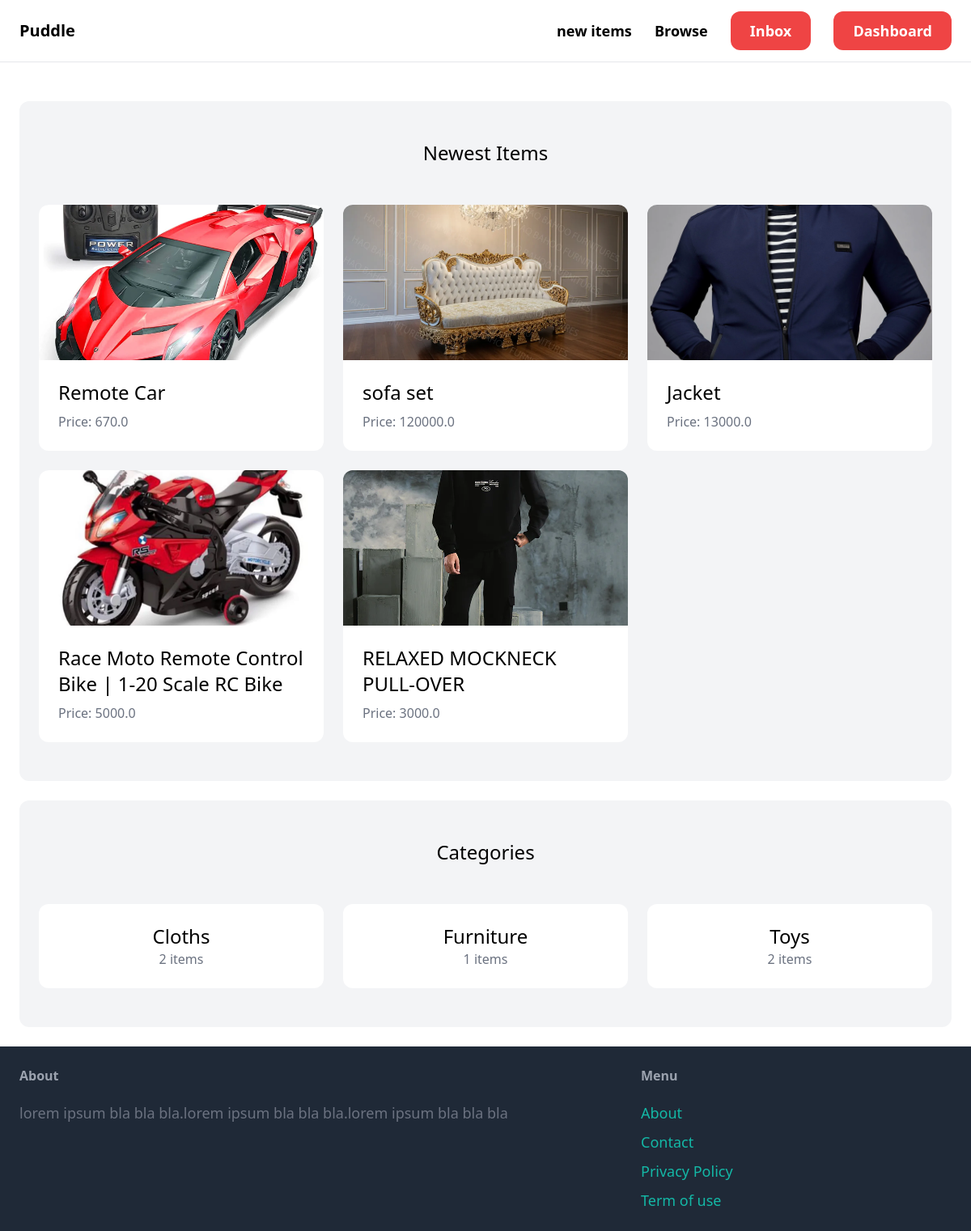
The app's page / (signed in) with its own data.
### item/models.py (models this page shows, shortened)
class Item(models.Model):
    Category=models.ForeignKey(Category,related_name='item',on_delete=models.CASCADE)
    name=models.CharField(max_length=255)
    description=models.TextField(blank=True,null=True)
    price=models.FloatField()
    image=models.ImageField(upload_to='items_images',blank=True,null=True)
    is_sold=models.BooleanField(default=False)
    created_by=models.ForeignKey(User,related_name='item',on_delete=models.CASCADE)
    created_at=models.DateTimeField(auto_now_add=True)

class Category(models.Model):
    name=models.CharField(max_length=255)
    class Meta:
        ordering=('name',)
        verbose_name_plural='Categories'

### core/views.py (the view)
# urls.py: path('',views.index,name='index'),
def index(request):
    items=Item.objects.filter(is_sold=False)[0:6]
    categories=Category.objects.all()
    return render(request,'core/index.html',{
                  'categories':categories,
                  'items':items
                  })

### core/templates/core/index.html (shortened to what this page needs)
{% extends "core/base.html" %}
{% block content %}
<div class="mt-6 px-6 py-12 bg-gray-100 rounded-xl">
    <h2 class="mb-12 text-2xl text-center">Newest Items</h2>
    <div class="grid grid-cols-1 md:grid-cols-3 gap-6">
        {% for item in items %}
        <a href="{% url 'item:detail' item.id %}" class="bg-white rounded-xl overflow-hidden hover:shadow-md transition h-full flex flex-col">
            <div class="h-48 bg-gray-200">
                {% if item.image %}
                <img src="{{item.image.url}}" class="w-full h-full object-cover">
                {% endif %}
            </div>
            <div class="p-6 flex flex-col gap-2">
                <h2 class="text-2xl">{{item.name}}</h2>
                <p class="text-gray-500">Price: {{item.price}}</p>
            </div>
        </a>
        {% endfor %}
    </div>
</div>
<div class="mt-6 px-6 py-12 bg-gray-100 rounded-xl">
    <h2 class="mb-12 text-2xl text-center">Categories</h2>
    <div class="grid grid-cols-1 md:grid-cols-3 gap-6">
            {% for category in categories %}
            <a href="#" class="bg-white rounded-xl p-6 text-center hover:shadow-md transition h-full flex flex-col justify-center">
                <h3 class="text-2xl">{{category.name}}</h3>
                <p class="text-gray-500">{{category.item.count}} items</p>
            </a>
        {% endfor %}
    </div>
</div>
{%endblock %}

### records on screen
Item: image (picture), name "Remote Car", price "670.0"
Item: image (picture), name "sofa set", price "120000.0"
Item: image (picture), name "Jacket", price "13000.0"
Item: image (picture), name "Race Moto Remote Control Bike | 1-20 Scale RC Bike", price "5000.0"
Item: image (picture), name "RELAXED MOCKNECK PULL-OVER", price "3000.0"
Category: name "Cloths", item.count "2"
Category: name "Furniture", item.count "1"
Category: name "Toys", item.count "2"
